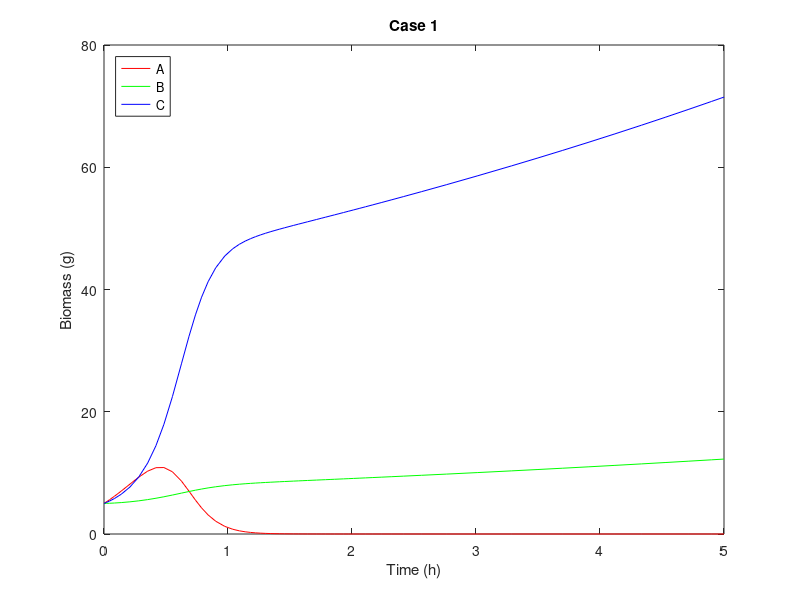
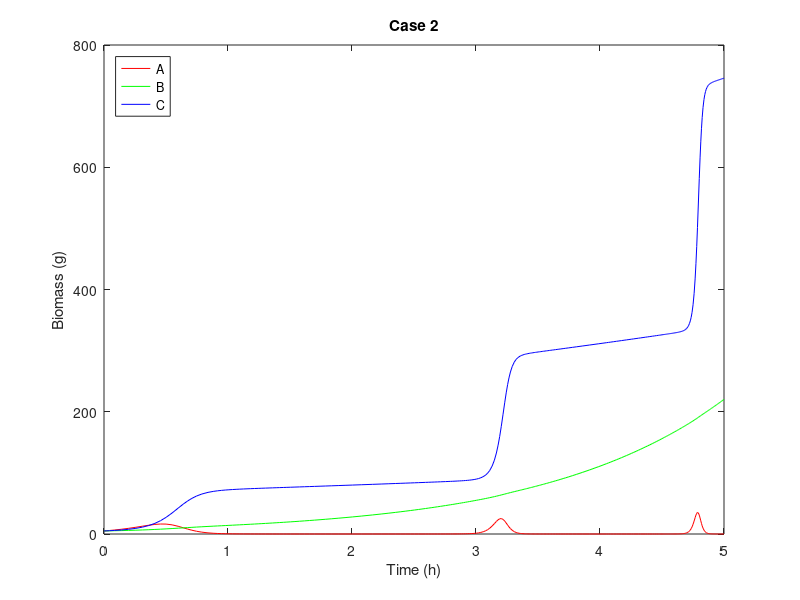
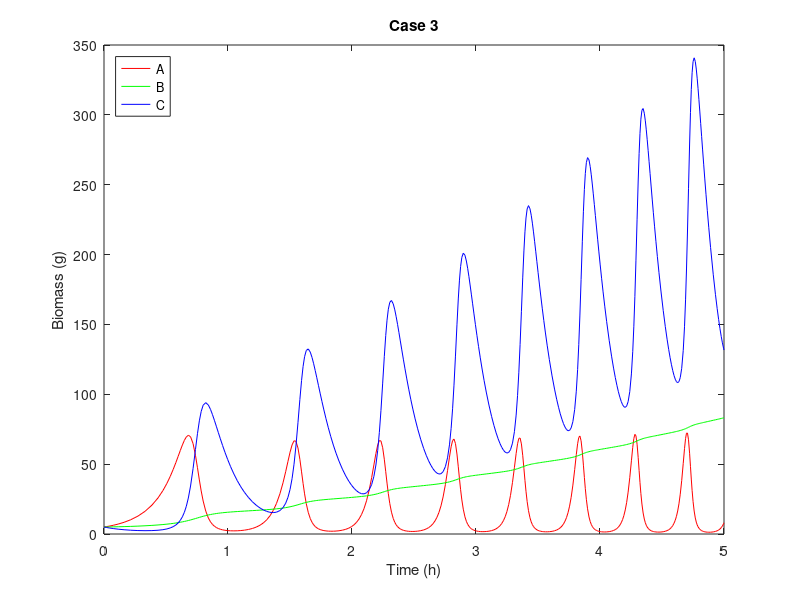
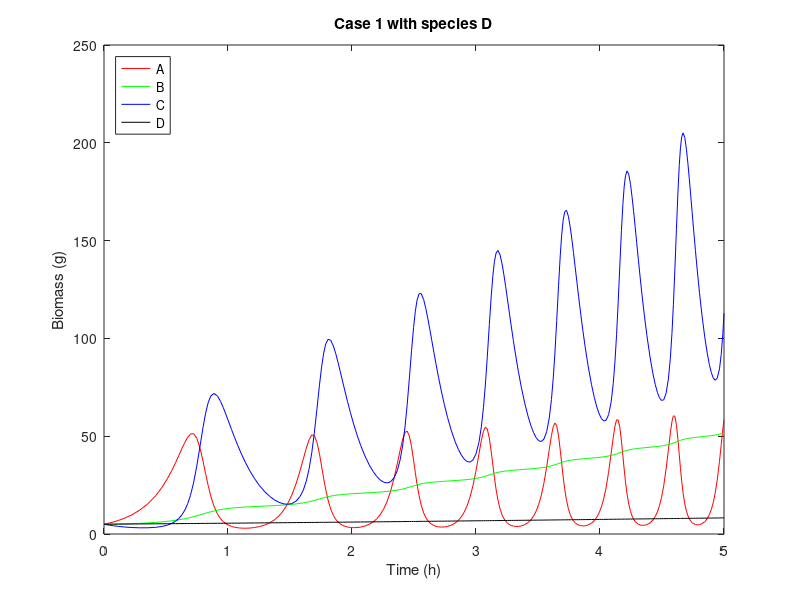

The MATLAB source for these figures, in order:
% BT5240 - Assignment 4 - Problem 1
% Anirudh Rao (BE21B004)

clc, clearvars;

%% Problem 1 (a) - Differential equations for population

% This function defines the system of ODEs governing the population dynamics
% of species A, B, C and signalling molecule X
function derivatives = population_dynamics(t, V, params)

    A = V(1);
    B = V(2);
    C = V(3);
    X = V(4);

    % Extract parameters from input structure
    g_A = params.g_A;
    g_B = params.g_B;
    g_C = params.g_C;
    d_A = params.d_A;
    d_B = params.d_B;
    d_C = params.d_C;
    alpha = params.alpha;
    beta = params.beta;
    delta = params.delta;
    epsilon = params.epsilon;
    eta = params.eta;

    % Define the differential equations
    dAdt = (g_A * A) - (d_A * A) + (delta * A * B) - (epsilon * A * C);
    dBdt = (g_B * B) - (d_B * B) + (beta * eta * X * B);
    dCdt = (g_C * C) - (d_C * C) + (epsilon * A * C);
    dXdt = (alpha * A) - (beta * X * B);

    % Return derivatives as a column vector
    derivatives = [dAdt; dBdt; dCdt; dXdt]; 

end

%% Problem 1 (b) - Simulation of population dynamics for three cases

% Initial conditions: A, B, C, X
V0 = [5; 5; 5; 0];
tspan = [0 5];  % Simulate for 5 hours
options = odeset('NonNegative', 1:4);  % Ensure no negative values

% --- Case 1 ---
params1 = struct('g_A', 0.2, 'd_A', 0.1, ...
                 'g_B', 0.2, 'd_B', 0.1, ...
                 'g_C', 0.2, 'd_C', 0.1, ...
                 'alpha', 0.6, 'beta', 0.85, 'delta', 0.80, ...
                 'epsilon', 0.30, 'eta', 0.6);

[t, V] = ode23(@(t, V) population_dynamics(t, V, params1), tspan, V0, options);
figure;
plot(t, V(:,1), 'r', 'DisplayName', 'A'); hold on;
plot(t, V(:,2), 'g', 'DisplayName', 'B');
plot(t, V(:,3), 'b', 'DisplayName', 'C');
xlabel('Time (h)');
ylabel('Biomass (g)');
title('Case 1');
legend('Location', 'northwest');

% --- Case 2 ---
params2 = struct('g_A', 0.65, 'd_A', 0.02, ...
                 'g_B', 0.7, 'd_B', 0.02, ...
                 'g_C', 0.1, 'd_C', 0.01, ...
                 'alpha', 0.6, 'beta', 0.85, 'delta', 0.80, ...
                 'epsilon', 0.30, 'eta', 0.6);

[t, V] = ode23(@(t, V) population_dynamics(t, V, params2), tspan, V0, options);
figure;
plot(t, V(:,1), 'r', 'DisplayName', 'A'); hold on;
plot(t, V(:,2), 'g', 'DisplayName', 'B');
plot(t, V(:,3), 'b', 'DisplayName', 'C');
xlabel('Time (h)');
ylabel('Biomass (g)');
title('Case 2');
legend('Location', 'northwest');

% --- Case 3 ---
params3 = struct('g_A', 0.3, 'd_A', 0.05, ...
                 'g_B', 0.25, 'd_B', 0.01, ...
                 'g_C', 0, 'd_C', 5, ...
                 'alpha', 0.6, 'beta', 0.85, 'delta', 0.80, ...
                 'epsilon', 0.30, 'eta', 0.6);

[t, V] = ode23(@(t, V) population_dynamics(t, V, params3), tspan, V0, options);
figure;
plot(t, V(:,1), 'r', 'DisplayName', 'A'); hold on;
plot(t, V(:,2), 'g', 'DisplayName', 'B');
plot(t, V(:,3), 'b', 'DisplayName', 'C');
xlabel('Time (h)');
ylabel('Biomass (g)');
title('Case 3');
legend('Location', 'northwest');

%% Problem 1 (c) - Introduction of new species

% New system of ODEs with an additional species D that interacts with C
function new_derivatives = new_population_dynamics(t, V, params)

    A = V(1);
    B = V(2);
    C = V(3);
    X = V(4);
    D = V(5);

    % Extract parameters
    g_A = params.g_A;
    g_B = params.g_B;
    g_C = params.g_C;
    d_A = params.d_A;
    d_B = params.d_B;
    d_C = params.d_C;
    alpha = params.alpha;
    beta = params.beta;
    delta = params.delta;
    epsilon = params.epsilon;
    eta = params.eta;
    g_D = params.g_D;
    d_D = params.d_D;
    gamma = params.gamma;

    % Updated differential equations including D's effect on C
    dAdt = (g_A * A) - (d_A * A) + (delta * A * B) - (epsilon * A * C);
    dBdt = (g_B * B) - (d_B * B) + (beta * eta * X * B);
    dCdt = (g_C * C) - (d_C * C) + (epsilon * A * C) - (gamma * C * D);
    dXdt = (alpha * A) - (beta * X * B);
    dDdt = (g_D * D) - (d_D * D);

    new_derivatives = [dAdt; dBdt; dCdt; dXdt; dDdt]; 

end

% Initial conditions including new species D
V0 = [5; 5; 5; 0; 5];
tspan = [0 5];
options = odeset('NonNegative', 1:5);

% Parameters with interaction term gamma for D-C interaction
params = struct('g_A', 0.2, 'd_A', 0.1, ...
                'g_B', 0.2, 'd_B', 0.1, ...
                'g_C', 0.2, 'd_C', 0.1, ...
                'alpha', 0.6, 'beta', 0.85, 'delta', 0.80, ...
                'epsilon', 0.30, 'eta', 0.6, ...
                'g_D', 0.2, 'd_D', 0.1, 'gamma', 0.8);

[t, V] = ode23(@(t, V) new_population_dynamics(t, V, params), tspan, V0, options);
figure;
plot(t, V(:,1), 'r', 'DisplayName', 'A'); hold on;
plot(t, V(:,2), 'g', 'DisplayName', 'B');
plot(t, V(:,3), 'b', 'DisplayName', 'C');
plot(t, V(:,5), 'k', 'DisplayName', 'D');
xlabel('Time (h)');
ylabel('Biomass (g)');
title('Case 1 with species D');
legend('Location', 'northwest');
